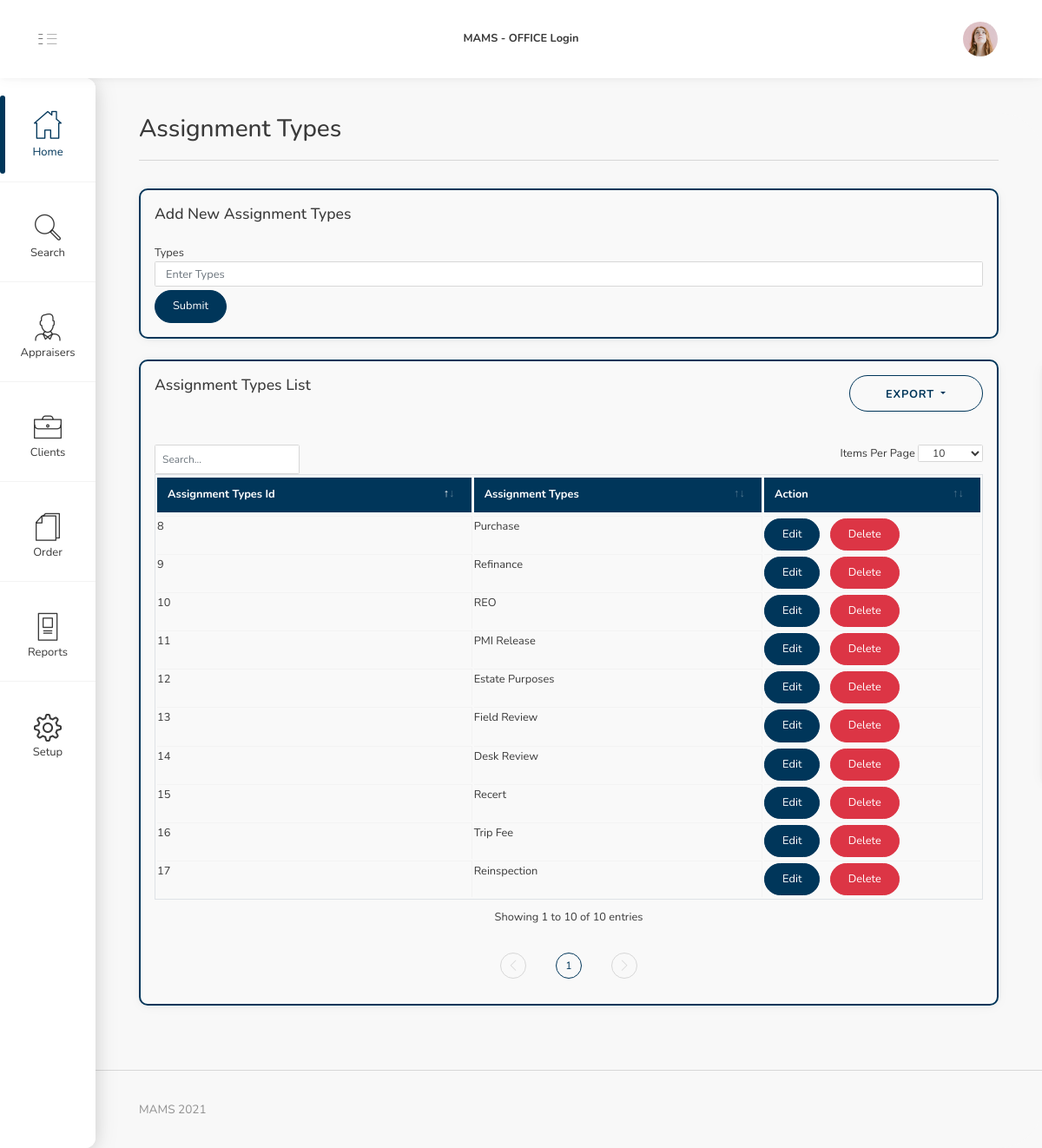
/index.php/assignmenttypes, run on the app's committed database.
### tables this page shows
CREATE TABLE `assignment_types` (
  `at_id` int(11) NOT NULL,
  `at_name` varchar(100) NOT NULL
);

### application/controllers/AssignmentTypes.php (called while the page is built, shortened)
<?php
class AssignmentTypes extends CI_Controller {
    public function __construct() {
        $this->load->model('AssTypes_Model');
    }
    public function index()
    {
        $data['ass_types_list'] = $this->AssTypes_Model->get();
        $this->load->view('assignmenttypes', $data);
    }
}
?>

### index.php (called while the page is built, shortened)
<?php
require_once BASEPATH.'core/CodeIgniter.php';

### application/models/AssTypes_Model.php (called while the page is built, shortened)
<?php
class AssTypes_Model extends CI_Model {
    public function get()
    {
        $query = $this->db->get('assignment_types');
        return $query->result();
    }
}
?>

### application/views/assignmenttypes.php (the view, shortened to what this page needs)
<!DOCTYPE html>
<html lang="en">
<head>
    <link rel="stylesheet" href="<?php echo base_url(); ?>assets/font/iconsmind-s/css/iconsminds.css" />
    <link rel="stylesheet" href="<?php echo base_url(); ?>assets/font/simple-line-icons/css/simple-line-icons.css" />
    <link rel="stylesheet" href="<?php echo base_url(); ?>assets/css/vendor/dataTables.bootstrap4.min.css" />
    <link rel="stylesheet" href="<?php echo base_url(); ?>assets/css/vendor/datatables.responsive.bootstrap4.min.css" />
    <link rel="stylesheet" href="<?php echo base_url(); ?>assets/css/vendor/bootstrap.min.css" />
    <link rel="stylesheet" href="<?php echo base_url(); ?>assets/css/vendor/bootstrap.rtl.only.min.css" />
    <link rel="stylesheet" href="<?php echo base_url(); ?>assets/css/vendor/component-custom-switch.min.css" />
    <link rel="stylesheet" href="<?php echo base_url(); ?>assets/css/vendor/perfect-scrollbar.css" />
    <link rel="stylesheet" href="<?php echo base_url(); ?>assets/css/main.css" />
</head>
<body id="app-container" class="menu-default show-spinner">
    <?php include_once('header.php'); ?>
    <?php include_once('sidebar.php'); ?>
    <main>
        <div class="container-fluid">
            <div class="row">
                <div class="col-12">
                    <h1>Assignment Types</h1>
                    <div class="separator mb-5"></div>
                </div>
            </div>
            <div class="row">
                <div class="col-12">
                    <div class="card mb-4">
                        <div class="card-body">
                            <h5 class="mb-4">Add New Assignment Types</h5>
                            <form action="<?php echo base_url(); ?>AssignmentTypes/create" method="post">
                                <div class="form-group">
                                    <label>Types</label>
                                    <input type="text" class="form-control" name="at_name"
                                        placeholder="Enter Types">
                                </div>
                                <button type="submit" class="btn btn-primary mb-0">Submit</button>
                            </form>
                        </div>
                    </div>
                    <div class="card mb-4">
                        <div class="card-body">
                            <h5 class="mb-4" style="display: inline;">Assignment Types List</h5>
                            <div class="top-right-button-container">
                                <div class="btn-group">
                                    <button class="btn btn-outline-primary btn-lg dropdown-toggle" type="button"
                                        data-toggle="dropdown" aria-haspopup="true" aria-expanded="false">
                                        EXPORT
                                    </button>
                                </div>
                            </div>
                            <br><br><br><br>
                            <table id="Table_assignment" class="table table-bordered">
                                <thead>
                                    <tr>
                                        <th>Assignment Types Id</th>
                                        <th>Assignment Types</th>
                                        <th>Action</th>
                                    </tr>
                                </thead>
                                <tbody>
                                <?php
                                    foreach ($ass_types_list as $at) { ?>
                                        <tr>
                                            <td><?php echo $at->at_id; ?></td>
                                            <td><?php echo $at->at_name; ?></td>
                                            <td> <button type="button" class="btn btn-primary mr-2" data-toggle="modal" data-target="#editModal<?php echo $at->at_id; ?>">Edit</button>&nbsp;<button type="button" class="btn btn-danger" data-toggle="modal" data-target="#deleteModal<?php echo $at->at_id; ?>">Delete</button> </td>
                                        </tr>
                                        <?php }
                                    ?>
                                </tbody>
                            </table>
                        </div>
                    </div>
                </div>
            </div>
        </div>
    </main>
    <?php include_once('footer.php'); ?>
</body>
</html>

### application/views/header.php (shortened to what this page needs)
<nav class="navbar fixed-top">
    <div class="d-flex align-items-center navbar-left">
        <a href="#" class="menu-button d-none d-md-block">
            <svg class="main" xmlns="http://www.w3.org/2000/svg" viewBox="0 0 9 17">
                <rect x="0.48" y="0.5" width="7" height="1" />
                <rect x="0.48" y="7.5" width="7" height="1" />
                <rect x="0.48" y="15.5" width="7" height="1" />
            </svg>
            <svg class="sub" xmlns="http://www.w3.org/2000/svg" viewBox="0 0 18 17">
                <rect x="1.56" y="0.5" width="16" height="1" />
                <rect x="1.56" y="7.5" width="16" height="1" />
                <rect x="1.56" y="15.5" width="16" height="1" />
            </svg>
        </a>
    </div>
    <a class="navbar-logo" href="#">
        <span> <b> MAMS - OFFICE Login </b> </span>
    </a>
    <div class="navbar-right">
        <div class="user d-inline-block">
            <button class="btn btn-empty p-0" type="button" data-toggle="dropdown" aria-haspopup="true"
                aria-expanded="false">
                <span>
                    <img alt="Profile Picture" src="<?php echo base_url(); ?>assets/img/profiles/l-1.jpg" />
                </span>
            </button>
        </div>
    </div>
</nav>

### application/views/sidebar.php (shortened to what this page needs)
<div class="menu">
    <div class="main-menu">
        <div class="scroll">
            <ul class="list-unstyled">
                <li class="active">
                    <a href="<?php echo base_url(); ?>home">
                        <i class="iconsminds-home"></i> Home
                    </a>
                </li>
                <li>
                    <a href="<?php echo base_url(); ?>search">
                        <i class="iconsminds-magnifi-glass"></i>
                        <span>Search</span>
                    </a>
                </li>
                <li>
                    <a href="#appraisers">
                        <i class="iconsminds-business-man"></i>
                        <span>Appraisers</span>
                    </a>
                </li>
                <li>
                    <a href="#clients">
                        <i class="iconsminds-management"></i>
                        <span>Clients</span>
                    </a>
                </li>
                <li>
                    <a href="#order">
                        <i class="iconsminds-files"></i>
                        <span>Order</span>
                    </a>
                </li>
                <li>
                    <a href="#reports">
                        <i class="iconsminds-project"></i>
                        <span>Reports</span>
                    </a>
                </li>
                <li>
                    <a href="#setup">
                        <i class="simple-icon-settings"></i>
                        <span>Setup</span>
                    </a>
                </li>
            </ul>
        </div>
    </div>
    <div class="sub-menu">
        <div class="scroll">
        </div>
    </div>
</div>

### application/views/footer.php
<footer class="page-footer">
    <div class="footer-content">
        <div class="container-fluid">
            <div class="row">
                <div class="col-12 col-sm-6">
                    <p class="mb-0 text-muted">MAMS 2021</p>
                </div>
            </div>
        </div>
    </div>
</footer>

### assets/css/main.css (style rules this page uses)
html { width: 100%; }
body { overflow-x: hidden !important; }
.bootstrap-tagsinput, .form-control { height: calc(1.2em + 0.8rem); }
.form-group { margin-bottom: 0.3rem; }
label { margin-bottom: 0; }
.card .card-body { background: #F9F9F9; border: 2px solid #00365a; border-radius: 10px; }
table tbody tr td { padding: 2px 0 !important; }
table tbody tr td { border-bottom-color: rgba(58,91,109,0.25) !important; }
.card .card-body { padding: 1rem; }
table thead { background: #00365a; color: #fff; }

### data on the page
assignment_types: at_id "8", at_name "Purchase"
assignment_types: at_id "9", at_name "Refinance"
assignment_types: at_id "10", at_name "REO"
assignment_types: at_id "11", at_name "PMI Release"
assignment_types: at_id "12", at_name "Estate Purposes"
assignment_types: at_id "13", at_name "Field Review"
assignment_types: at_id "14", at_name "Desk Review"
assignment_types: at_id "15", at_name "Recert"
assignment_types: at_id "16", at_name "Trip Fee"
assignment_types: at_id "17", at_name "Reinspection"
